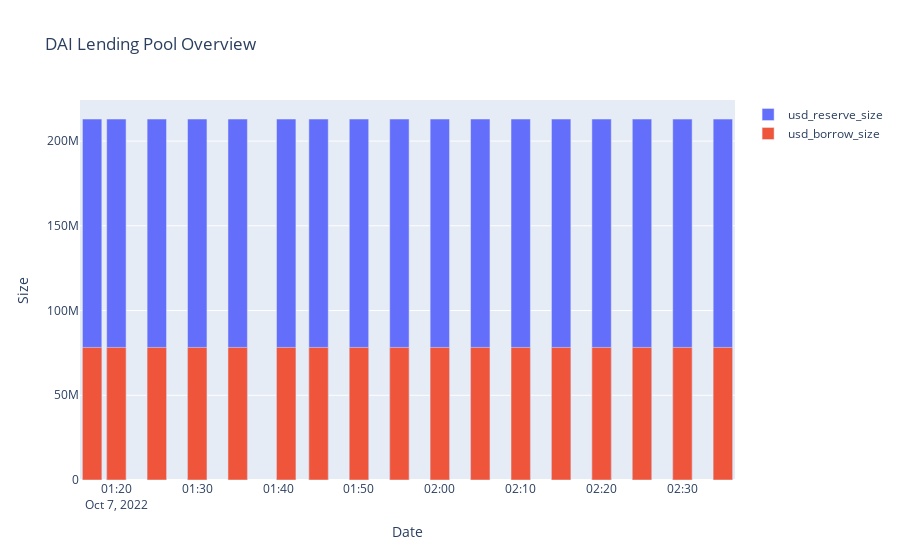

Write notebook code for a chart like this one.
### Code cell
go.Figure(
    data=[
        go.Bar(
            name="usd_reserve_size",
            x=df.toPandas()["date_trunc"],
            y=df.toPandas()["usd_reserve_size"],
            offsetgroup=0,
        ),
        go.Bar(
            name="usd_borrow_size",
            x=df.toPandas()["date_trunc"],
            y=df.toPandas()["usd_borrow_size"],
            offsetgroup=0,
        )
    ],
    layout=go.Layout(
        title="DAI Lending Pool Overview",
        yaxis_title="Size",
        xaxis_title='Date'
    )
)

### Figure 1 — Plotly figure (JSON) as saved in the notebook; plotly's stock layout.template omitted (floating-point values rounded to 4 significant figures)
{"data": [{"name": "usd_reserve_size", "offsetgroup": "0", "type": "bar", "x": ["2022-10-07T01:17:00", "2022-10-07T01:20:00", "2022-10-07T01:25:00", "2022-10-07T01:30:00", "2022-10-07T01:35:00", "2022-10-07T01:41:00", "2022-10-07T01:45:00", "2022-10-07T01:50:00", "2022-10-07T01:55:00", "2022-10-07T02:00:00", "2022-10-07T02:05:00", "2022-10-07T02:10:00", "2022-10-07T02:15:00", "2022-10-07T02:20:00", "2022-10-07T02:25:00", "2022-10-07T02:30:00", "2022-10-07T02:35:00"], "y": [213000000.0, 213000000.0, 213000000.0, 213000000.0, 213000000.0, 213000000.0, 213000000.0, 213000000.0, 213000000.0, 213000000.0, 213000000.0, 213000000.0, 213000000.0, 213000000.0, 213000000.0, 213000000.0, 213000000.0]}, {"name": "usd_borrow_size", "offsetgroup": "0", "type": "bar", "x": ["2022-10-07T01:17:00", "2022-10-07T01:20:00", "2022-10-07T01:25:00", "2022-10-07T01:30:00", "2022-10-07T01:35:00", "2022-10-07T01:41:00", "2022-10-07T01:45:00", "2022-10-07T01:50:00", "2022-10-07T01:55:00", "2022-10-07T02:00:00", "2022-10-07T02:05:00", "2022-10-07T02:10:00", "2022-10-07T02:15:00", "2022-10-07T02:20:00", "2022-10-07T02:25:00", "2022-10-07T02:30:00", "2022-10-07T02:35:00"], "y": [78230000.0, 78230000.0, 78230000.0, 78230000.0, 78230000.0, 78230000.0, 78230000.0, 78230000.0, 78230000.0, 78230000.0, 78240000.0, 78230000.0, 78230000.0, 78230000.0, 78230000.0, 78230000.0, 78230000.0]}], "layout": {"title": {"text": "DAI Lending Pool Overview"}, "xaxis": {"title": {"text": "Date"}}, "yaxis": {"title": {"text": "Size"}}}}
